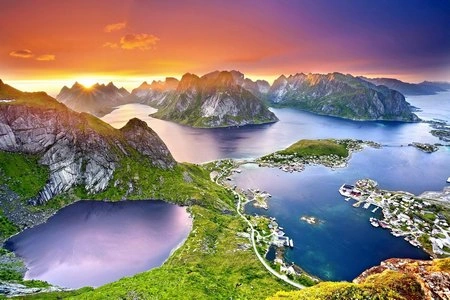
#> input picture bai1/fff.jpg, 450 x 300 px, found by its file name
$ python bai1h.py
#> lines starting #> are read from the running program, lines starting #| are printed output that depends on the picture
import cv2
import numpy as np
import matplotlib.pyplot as plt

# Đọc ảnh
input_image_path = 'D:/AbtapXLA/bai1/fff.jpg'  # Sử dụng dấu gạch chéo
  # Thay đổi đường dẫn tới ảnh
image = cv2.imread(input_image_path)
#> image is the input picture: shape (300, 450, 3); mean B, G, R 118.5, 124.9, 138.9

# Kiểm tra xem ảnh có được đọc thành công không
if image is None:
    print("Không thể đọc ảnh. Vui lòng kiểm tra đường dẫn.")
    exit()

# Chuyển đổi sang ảnh xám
gray_image = cv2.cvtColor(image, cv2.COLOR_BGR2GRAY)
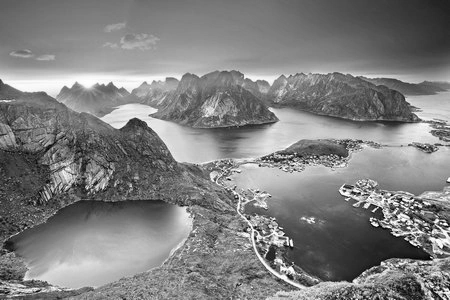
#> gray_image: shape (300, 450); min 0, max 255, mean 128.3

# 1. Ảnh âm tính
negative_image = 255 - gray_image
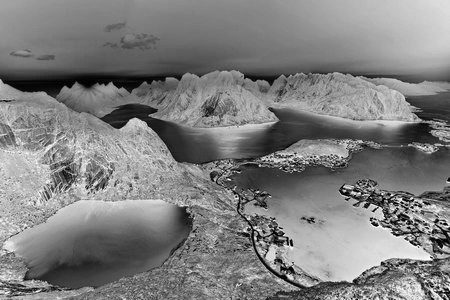
#> negative_image: shape (300, 450); min 0, max 255, mean 126.7

# 2. Tăng độ tương phản (Sử dụng CLAHE)
clahe = cv2.createCLAHE(clipLimit=5.0, tileGridSize=(8, 8))  # Tăng clipLimit để tăng cường độ tương phản
contrast_image = clahe.apply(gray_image)
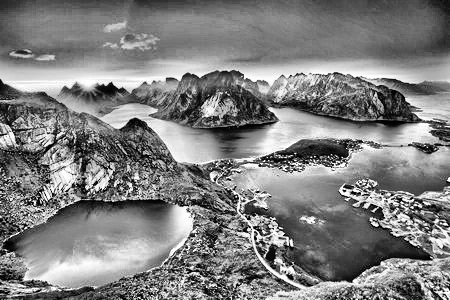
#> contrast_image: shape (300, 450); min 0, max 255, mean 127.7

# 3. Biến đổi log
# Normalize gray_image to range [0, 1] before applying log transformation
normalized_gray_image = gray_image / 255.0
log_image = np.log1p(normalized_gray_image)  # log1p tính log(x + 1)
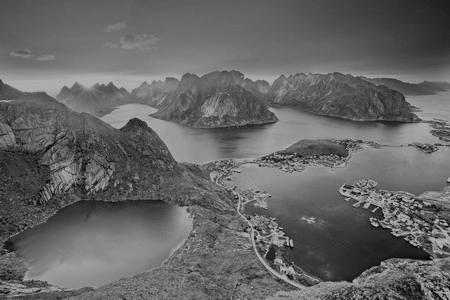
#> log_image: shape (300, 450) float64; min 0, max 0.693, mean 0.399
log_image = cv2.normalize(log_image, None, 0, 255, cv2.NORM_MINMAX).astype(np.uint8)
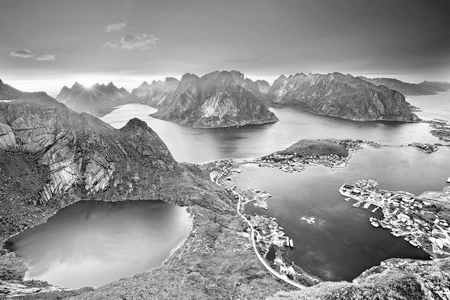
#> log_image: shape (300, 450); min 0, max 255, mean 146.4

# 4. Cân bằng Histogram
hist_equalized_image = cv2.equalizeHist(gray_image)
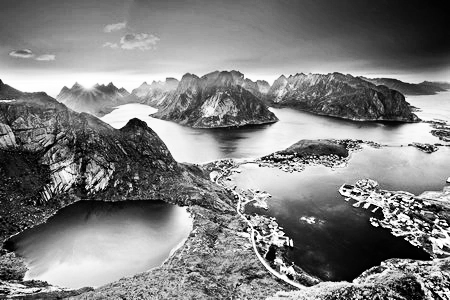
#> hist_equalized_image: shape (300, 450); min 0, max 255, mean 128.2


# Hiển thị kết quả
plt.figure(figsize=(18, 12))

# Hiển thị ảnh gốc và histogram của nó
plt.subplot(3, 4, 1)
plt.title('Ảnh gốc')
plt.imshow(gray_image, cmap='gray')

plt.subplot(3, 4, 2)
plt.title('Histogram ảnh gốc')
plt.hist(gray_image.ravel(), bins=256, range=[0, 256], color='black')

# Hiển thị ảnh âm tính và histogram của nó
plt.subplot(3, 4, 3)
plt.title('Ảnh âm tính')
plt.imshow(negative_image, cmap='gray')

plt.subplot(3, 4, 4)
plt.title('Histogram ảnh âm tính')
plt.hist(negative_image.ravel(), bins=256, range=[0, 256], color='black')

# Hiển thị ảnh tăng độ tương phản và histogram của nó
plt.subplot(3, 4, 5)
plt.title('Tăng độ tương phản')
plt.imshow(contrast_image, cmap='gray')

plt.subplot(3, 4, 6)
plt.title('Histogram tăng độ tương phản')
plt.hist(contrast_image.ravel(), bins=256, range=[0, 256], color='black')

# Hiển thị ảnh biến đổi log và histogram
plt.subplot(3, 4, 7)
plt.title('Biến đổi log')
plt.imshow(log_image, cmap='gray')

plt.subplot(3, 4, 8)
plt.title('Histogram biến đổi log')
plt.hist(log_image.ravel(), bins=256, range=[0, 256], color='black')

# Hiển thị ảnh cân bằng histogram và histogram
plt.subplot(3, 4, 9)
plt.title('Cân bằng Histogram')
plt.imshow(hist_equalized_image, cmap='gray')

plt.subplot(3, 4, 10)
plt.title('Histogram cân bằng Histogram')
plt.hist(hist_equalized_image.ravel(), bins=256, range=[0, 256], color='black')


plt.tight_layout()
plt.show()
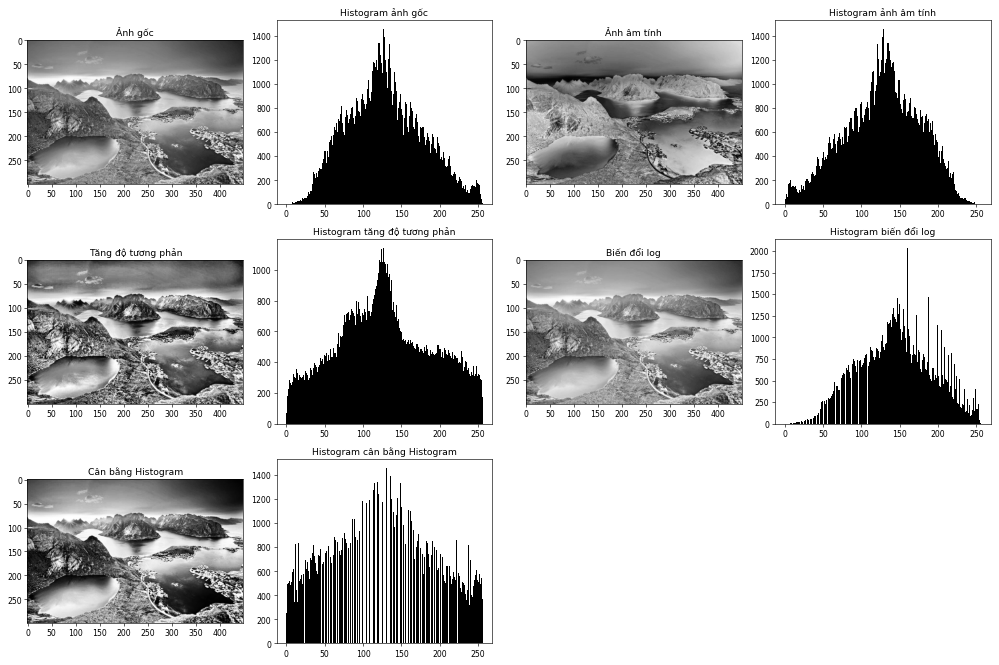
#> figure drawn by matplotlib, 10 panels; panel 2: tallest bar 1461 high, from x = 126 to 127; panel 4: tallest bar 1461 high, from x = 129 to 130; panel 6: tallest bar 1139 high, from x = 126 to 127; panel 8: tallest bar 2032 high, from x = 160 to 161
